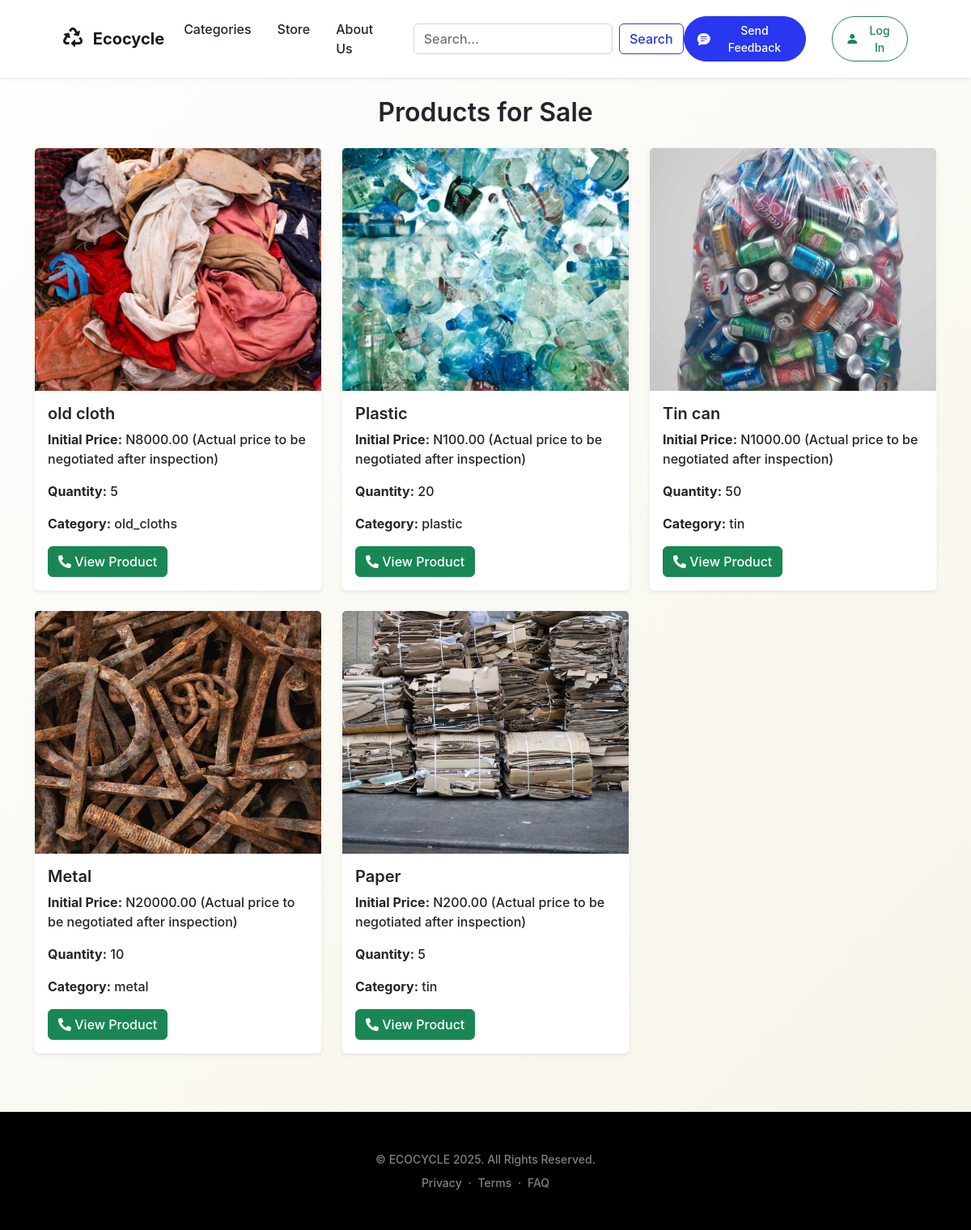
/store/, run on the app's committed database.
### store/models.py (models this page shows, shortened)
class Product(models.Model):
    CATEGORY_CHOICES = [
        ('plastic', 'Plastic'),
        ('rubber', 'Rubber'),
        ('tin', 'Tin'),
        ('old_cloths', 'Old Cloths'),
        ('metal', 'Metal'),
        ('paper', 'Paper'),
        ('other', 'Other'),
    ]
    name = models.CharField(max_length=255)
    description = models.TextField()
    price = models.DecimalField(max_digits=10, decimal_places=2)
    quantity = models.PositiveIntegerField()
    category = models.CharField(
        max_length=20,
        choices=CATEGORY_CHOICES,
        default='plastic'
    )
    seller = models.ForeignKey(User, on_delete=models.CASCADE)  # Link to the user who posted the product
    created_at = models.DateTimeField(auto_now_add=True)
    telephone = models.CharField(max_length=255, null=True, blank=True)
    whatsapp = models.CharField(max_length=255, null=True, blank=True)
    updated_at = models.DateTimeField(auto_now=True)
    image = models.ImageField(upload_to='product_images/', null=True, blank=True)

### store/views.py (the view)
# urls.py: path('store/', views.product_list, name='product_list'),
def product_list(request):
    products = Product.objects.all()
    return render(request, 'product_list.html', {'products': products})

### store/templates/product_list.html
{% extends 'base.html' %}
{% block content %}
<br><br><br>
  <div class="container my-5">
    <h2 class="my-4 text-center">Products for Sale</h2>
    <div class="row">
      {% for product in products %}
        <div class="col-sm-6 col-md-4 mb-4">
          <div class="card shadow-sm border-light">
            <img src="{{ product.image.url }}" alt="{{ product.name }}" class="card-img-top" style="height: 300px; object-fit: cover;">
            <div class="card-body">
              <h5 class="card-title">{{ product.name }}</h5>
              <p><strong>Initial Price:</strong> N{{ product.price }} (Actual price to be negotiated after inspection)</p>
              <p><strong>Quantity:</strong> {{ product.quantity }}</p>
              <p><strong>Category:</strong> {{ product.category }}</p>
              <div class="d-flex justify-content-between">
                <a href="{% url 'product_detail' product.id %}" class="btn btn-success">
                  <i class="fas fa-phone-alt"></i> View Product
                </a>
              </div>
            </div>
          </div>
        </div>
      {% endfor %}
    </div>
  </div>
{% endblock %}

### main/templates/base.html (shortened to what this page needs)
{% load static %}
<!DOCTYPE html>
<html lang="en">
    <head>
        <link href="https://cdnjs.cloudflare.com/ajax/libs/font-awesome/5.15.4/css/all.min.css" rel="stylesheet">
        <link href="https://cdn.jsdelivr.net/npm/bootstrap-icons@1.5.0/font/bootstrap-icons.css" rel="stylesheet" />
        <link href="https://cdn.jsdelivr.net/npm/bootstrap@5.0.2/dist/css/bootstrap.min.css" rel="stylesheet">
        <link href="css/styles.css" rel="stylesheet" />
        <link rel="stylesheet" href="{% static 'startbootstrap-new-age-gh-pages/css/styles.a5c218075c3d.css' %}">
        <link rel="stylesheet" href="{% static 'startbootstrap-new-age-gh-pages/css/styles.css' %}">
    </head>
    <body id="page-top">
        {% include 'navbar.html' %}
        {% block content %}
        {% endblock %}
        <footer class="bg-black text-center py-5">
            <div class="container px-5">
                <div class="text-white-50 small">
                    <div class="mb-2">&copy; ECOCYCLE 2025. All Rights Reserved.</div>
                    <a href="#!">Privacy</a>
                    <span class="mx-1">&middot;</span>
                    <a href="#!">Terms</a>
                    <span class="mx-1">&middot;</span>
                    <a href="#!">FAQ</a>
                </div>
            </div>
        </footer>
    </body>
</html>

### main/templates/navbar.html (shortened to what this page needs)
{% load static %}
<nav class="navbar navbar-expand-lg navbar-light fixed-top shadow-sm" id="mainNav">
    <div class="container px-5">
        <a class="navbar-brand fw-bold" href="{% url 'home' %}">
            <i class="fas fa-recycle me-2" style="font-size: 24px;"></i> Ecocycle
        </a>
        <div class="collapse navbar-collapse" id="navbarResponsive">
            <ul class="navbar-nav ms-auto me-4 my-3 my-lg-0">
                <li class="nav-item"><a class="nav-link me-lg-3" href="{% url 'product_category' %}">Categories</a></li>
                <li class="nav-item"><a class="nav-link me-lg-3" href="{% url 'product_list' %}">Store</a></li>
                <li class="nav-item"><a class="nav-link me-lg-3" href="{% url 'about' %}">About Us</a></li>
            </ul>
            <form class="d-flex mx-auto my-2 my-lg-0" role="search" method="GET" action="{% url 'search' %}">
                <input class="form-control me-2" type="search" placeholder="Search..." aria-label="Search" name="q">
                <button class="btn btn-outline-primary" type="submit">Search</button>
            </form>
            <a href="mailto:feedback@ecocycle.com" class="btn btn-primary rounded-pill px-3 mb-2 mb-lg-0 me-3">
                <span class="d-flex align-items-center">
                    <i class="bi-chat-text-fill me-2"></i>
                    <span class="small">Send Feedback</span>
                </span>
            </a>
            {% if user.is_authenticated %}
                <span class="navbar-text me-3 d-flex align-items-center text-black fw-bold">
                    <i class="fas fa-user-circle me-2" style="font-size: 30px;"></i>
                    Welcome, {{ user.username }}!
                </span>
                <form action="{% url 'logout' %}" method="post" class="d-inline">
                    {% csrf_token %}
                    <button type="submit" class="btn btn-outline-danger rounded-pill px-3 mb-2 mb-lg-0 ms-3">
                        <span class="d-flex align-items-center">
                            <i class="bi-box-arrow-right me-2"></i>
                            <span class="small">Log Out</span>
                        </span>
                    </button>
                </form>
            {% else %}
                <a href="{% url 'login' %}" class="btn btn-outline-success rounded-pill px-3 mb-2 mb-lg-0 ms-3">
                    <span class="d-flex align-items-center">
                        <i class="bi-person-fill me-2"></i>
                        <span class="small">Log In</span>
                    </span>
                </a>
            {% endif %}
        </div>
    </div>
</nav>

### main/templates/base.html (style rules this page uses)
body { background: linear-gradient(135deg, #fefefe, #f4f1e1, #f7f1e1, #fefefe); background-size: 400% 400%; animation: gradientAnimation 10s ease infinite; }

### data on the page
Product: image (picture), name "old cloth", price "8000.00", quantity "5", category "old_cloths"
Product: image (picture), name "Plastic", price "100.00", quantity "20", category "plastic"
Product: image (picture), name "Tin can", price "1000.00", quantity "50", category "tin"
Product: image (picture), name "Metal", price "20000.00", quantity "10", category "metal"
Product: image (picture), name "Paper", price "200.00", quantity "5", category "tin"
